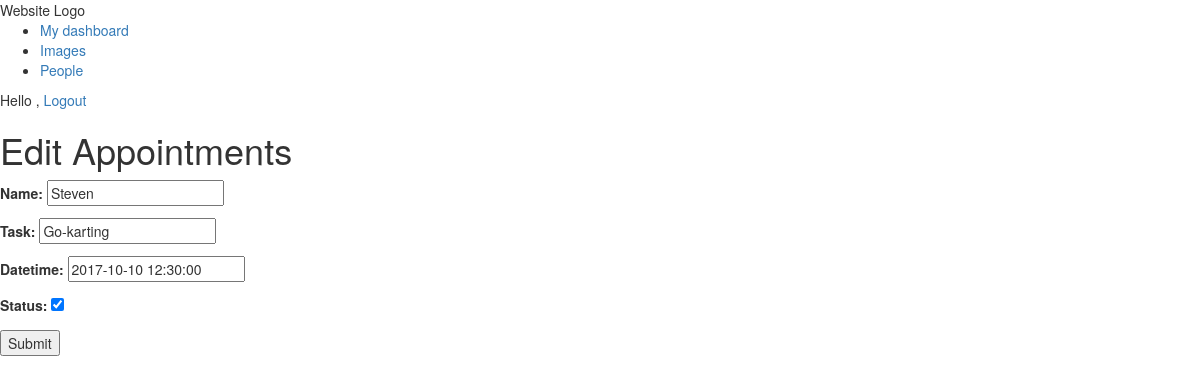
The page /appointments/edit/1/ (signed in) on the database its author committed.
### apps/appointments/models.py (models this page shows, shortened)
class Appointment(models.Model):
	user = models.ForeignKey('auth.User')
	name = models.CharField(max_length=255)
	task = models.CharField(max_length=255)
	datetime = models.DateTimeField(auto_now=False, auto_now_add=False)
	status = models.BooleanField()
	created = models.DateTimeField(auto_now=True, auto_now_add=False)
	updated = models.DateTimeField(auto_now=True, auto_now_add=False)

### apps/appointments/views.py (the view)
# urls.py: url(r'^edit/(?P<id>\d+)/$', views.edit, name='edit'),
@login_required
def edit(request, id):
	appointment = get_object_or_404(Appointment, id=id)
	form = AppointmentForm(request.POST or None, instance=appointment)
	if form.is_valid():
		form.save()
		return redirect('index')
	return render(request, "appointments/edit.html", {'form':form})

### apps/appointments/forms.py (shortened to what this page needs)
class AppointmentForm(forms.ModelForm):
	class Meta:
		model = Appointment
		fields = ['name', 'task', 'datetime', 'status']

### apps/appointments/templates/appointments/edit.html (shortened to what this page needs)
{% extends "base.html" %}
{% block content %}
	<h1>Edit Appointments</h1>
	<form action='' method='post'>
	{{ form.as_p }}
	<input type="submit" value="Submit">
	</form>
{% endblock %}

### rows shown on the page
Appointment: name "Steven", task "Go-karting", datetime "2017-10-10 12:30:00", status "☑"
